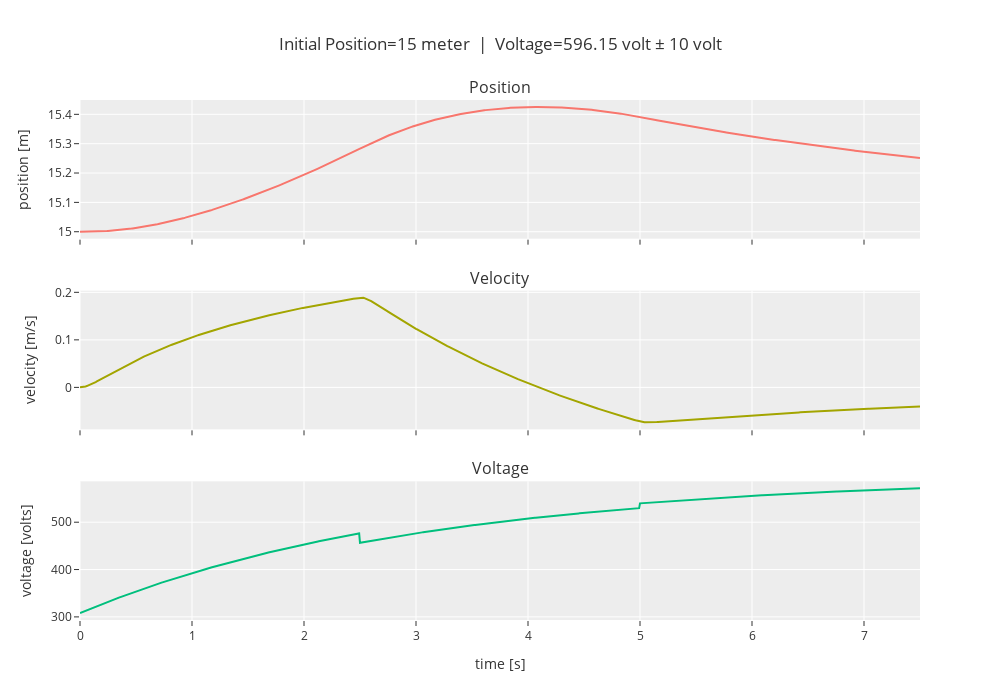

Write notebook code for a chart like this one.
### Markdown cell above
### $x = 15$

### Code cell
nonlinear_analysis(15, doublet_magnitude=10)

### Figure 1 — Plotly figure (JSON) as saved in the notebook; plotly's stock layout.template omitted (floating-point values rounded to 4 significant figures; data arrays with more than 128 entries replaced by an {"elided": "..."} marker saying what was removed)
{"data": [{"type": "scatter", "x": {"elided": "752 float values"}, "xaxis": "x", "y": {"elided": "752 float values"}, "yaxis": "y"}, {"type": "scatter", "x": {"elided": "752 float values"}, "xaxis": "x2", "y": {"elided": "752 float values"}, "yaxis": "y2"}, {"type": "scatter", "x": {"elided": "1000 float values"}, "xaxis": "x3", "y": {"elided": "1000 float values"}, "yaxis": "y3"}], "layout": {"annotations": [{"font": {"size": 16}, "showarrow": false, "text": "Position", "x": 0.5, "xanchor": "center", "xref": "paper", "y": 1, "yanchor": "bottom", "yref": "paper"}, {"font": {"size": 16}, "showarrow": false, "text": "Velocity", "x": 0.5, "xanchor": "center", "xref": "paper", "y": 0.6333, "yanchor": "bottom", "yref": "paper"}, {"font": {"size": 16}, "showarrow": false, "text": "Voltage", "x": 0.5, "xanchor": "center", "xref": "paper", "y": 0.2667, "yanchor": "bottom", "yref": "paper"}], "height": 700, "showlegend": false, "title": {"text": "Initial Position=15 meter  |  Voltage=596.15 volt ± 10 volt"}, "width": 1000, "xaxis": {"anchor": "y", "domain": [0, 1], "matches": "x3", "showticklabels": false}, "xaxis2": {"anchor": "y2", "domain": [0, 1], "matches": "x3", "showticklabels": false}, "xaxis3": {"anchor": "y3", "domain": [0, 1], "title": {"text": "time [s]"}}, "yaxis": {"anchor": "x", "domain": [0.7333, 1], "title": {"text": "position [m]"}}, "yaxis2": {"anchor": "x2", "domain": [0.3667, 0.6333], "title": {"text": "velocity [m/s]"}}, "yaxis3": {"anchor": "x3", "domain": [0, 0.2667], "title": {"text": "voltage [volts]"}}}}
